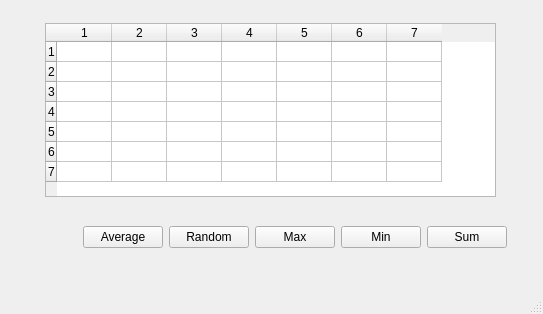
<?xml version="1.0" encoding="UTF-8"?>
<ui version="4.0">
 <class>MainWindow</class>
 <widget class="QMainWindow" name="MainWindow">
  <property name="geometry">
   <rect>
    <x>0</x>
    <y>0</y>
    <width>543</width>
    <height>314</height>
   </rect>
  </property>
  <property name="windowTitle">
   <string>MainWindow</string>
  </property>
  <widget class="QWidget" name="centralwidget">
   <widget class="QWidget" name="verticalLayoutWidget">
    <property name="geometry">
     <rect>
      <x>0</x>
      <y>0</y>
      <width>541</width>
      <height>271</height>
     </rect>
    </property>
    <layout class="QVBoxLayout" name="verticalLayout" stretch="0,0,0,0,0">
     <property name="sizeConstraint">
      <enum>QLayout::SetMaximumSize</enum>
     </property>
     <item>
      <spacer name="verticalSpacer_3">
       <property name="orientation">
        <enum>Qt::Vertical</enum>
       </property>
       <property name="sizeHint" stdset="0">
        <size>
         <width>20</width>
         <height>40</height>
        </size>
       </property>
      </spacer>
     </item>
     <item>
      <layout class="QHBoxLayout" name="horizontalLayout_3" stretch="1,10,1">
       <item>
        <spacer name="horizontalSpacer_4">
         <property name="orientation">
          <enum>Qt::Horizontal</enum>
         </property>
         <property name="sizeHint" stdset="0">
          <size>
           <width>40</width>
           <height>20</height>
          </size>
         </property>
        </spacer>
       </item>
       <item>
        <widget class="QTableWidget" name="tableWidget">
         <property name="showGrid">
          <bool>true</bool>
         </property>
         <property name="rowCount">
          <number>7</number>
         </property>
         <property name="columnCount">
          <number>7</number>
         </property>
         <attribute name="horizontalHeaderCascadingSectionResizes">
          <bool>false</bool>
         </attribute>
         <attribute name="horizontalHeaderDefaultSectionSize">
          <number>55</number>
         </attribute>
         <attribute name="verticalHeaderVisible">
          <bool>true</bool>
         </attribute>
         <attribute name="verticalHeaderCascadingSectionResizes">
          <bool>false</bool>
         </attribute>
         <attribute name="verticalHeaderMinimumSectionSize">
          <number>20</number>
         </attribute>
         <attribute name="verticalHeaderDefaultSectionSize">
          <number>20</number>
         </attribute>
         <row/>
         <row/>
         <row/>
         <row/>
         <row/>
         <row/>
         <row/>
         <column/>
         <column/>
         <column/>
         <column/>
         <column/>
         <column/>
         <column/>
        </widget>
       </item>
       <item>
        <spacer name="horizontalSpacer_5">
         <property name="orientation">
          <enum>Qt::Horizontal</enum>
         </property>
         <property name="sizeHint" stdset="0">
          <size>
           <width>40</width>
           <height>20</height>
          </size>
         </property>
        </spacer>
       </item>
      </layout>
     </item>
     <item>
      <spacer name="verticalSpacer">
       <property name="orientation">
        <enum>Qt::Vertical</enum>
       </property>
       <property name="sizeHint" stdset="0">
        <size>
         <width>20</width>
         <height>40</height>
        </size>
       </property>
      </spacer>
     </item>
     <item>
      <layout class="QHBoxLayout" name="horizontalLayout_2">
       <item>
        <spacer name="horizontalSpacer">
         <property name="orientation">
          <enum>Qt::Horizontal</enum>
         </property>
         <property name="sizeHint" stdset="0">
          <size>
           <width>40</width>
           <height>20</height>
          </size>
         </property>
        </spacer>
       </item>
       <item>
        <widget class="QLabel" name="resultLabel">
         <property name="font">
          <font>
           <pointsize>12</pointsize>
          </font>
         </property>
         <property name="text">
          <string/>
         </property>
        </widget>
       </item>
       <item>
        <spacer name="horizontalSpacer_2">
         <property name="orientation">
          <enum>Qt::Horizontal</enum>
         </property>
         <property name="sizeHint" stdset="0">
          <size>
           <width>40</width>
           <height>20</height>
          </size>
         </property>
        </spacer>
       </item>
       <item>
        <widget class="QPushButton" name="averageButton">
         <property name="text">
          <string>Average</string>
         </property>
        </widget>
       </item>
       <item>
        <widget class="QPushButton" name="randomButton">
         <property name="text">
          <string>Random</string>
         </property>
        </widget>
       </item>
       <item>
        <widget class="QPushButton" name="maxButton">
         <property name="text">
          <string>Max</string>
         </property>
        </widget>
       </item>
       <item>
        <widget class="QPushButton" name="minButton">
         <property name="text">
          <string>Min</string>
         </property>
        </widget>
       </item>
       <item>
        <widget class="QPushButton" name="sumButton">
         <property name="text">
          <string>Sum</string>
         </property>
        </widget>
       </item>
       <item>
        <spacer name="horizontalSpacer_3">
         <property name="orientation">
          <enum>Qt::Horizontal</enum>
         </property>
         <property name="sizeHint" stdset="0">
          <size>
           <width>40</width>
           <height>20</height>
          </size>
         </property>
        </spacer>
       </item>
      </layout>
     </item>
     <item>
      <spacer name="verticalSpacer_2">
       <property name="orientation">
        <enum>Qt::Vertical</enum>
       </property>
       <property name="sizeHint" stdset="0">
        <size>
         <width>20</width>
         <height>40</height>
        </size>
       </property>
      </spacer>
     </item>
    </layout>
   </widget>
  </widget>
  <widget class="QMenuBar" name="menubar">
   <property name="geometry">
    <rect>
     <x>0</x>
     <y>0</y>
     <width>543</width>
     <height>17</height>
    </rect>
   </property>
  </widget>
  <widget class="QStatusBar" name="statusbar"/>
 </widget>
 <resources/>
 <connections/>
</ui>
